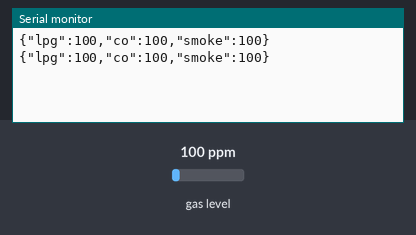
Bench run of a sketch on a simulated Arduino Uno, built with avr-gcc and run on an emulated ATmega328P. Parts: the last lines printed to the serial monitor. The test bench sets the inputs (shaded band); at power-on: gas level 100 ppm.

Above: at 1.7 s.
1.8 s: gas level set to 20 ppm
At 3.1 s:
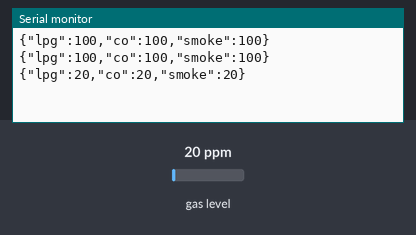
3.3 s: gas level set to 250 ppm
At 4.3 s:
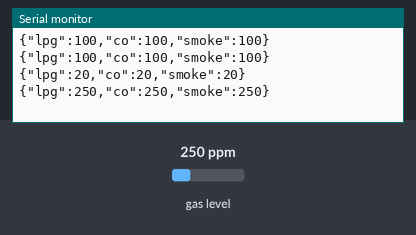
Timing chart, 0 to 6.3 s (numbered marks = the images above; inputs shaded):
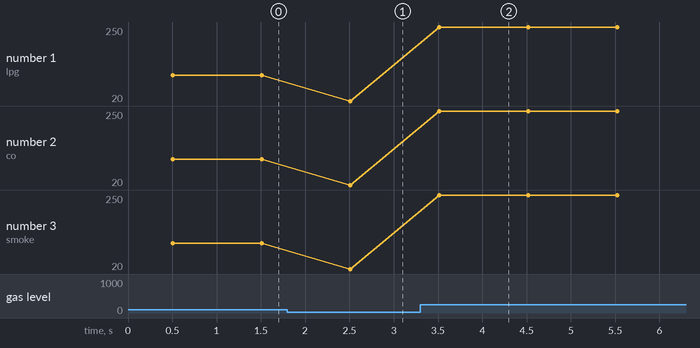

The sketch:

gas.ino
```cpp
#include <MQ2.h>

#include <Arduino_JSON.h>
//change this with the pin that you use
int pin = A0;
int lpg, co, smoke;

MQ2 mq2(pin);

void setup() {
  Serial.begin(9600);
  mq2.begin();
}

void loop() {
  JSONVar data;
  /*read the values from the sensor, it returns
  *an array which contains 3 values.
  * 1 = LPG in ppm
  * 2 = CO in ppm
  * 3 = SMOKE in ppm
  */
  float* values = mq2.read(false);  //set it false if you don't want to print the values in the Serial

  //lpg = values[0];
  lpg = mq2.readLPG();
  //co = values[1];
  co = mq2.readCO();
  //smoke = values[2];
  smoke = mq2.readSmoke();
  data["lpg"] = lpg;
  data["co"] = co;
  data["smoke"] = smoke;

  Serial.println(data);

  delay(1000);
}
```

Measured:
- after the input at 1.8 s, the serial monitor: prints a new line after 0.71 s (image 1)
- after the input at 3.3 s, the serial monitor: prints a new line after 0.21 s (image 2)
- plotted number 1: 100 → 20 after the input at 1.8 s, 20 → 250 after the input at 3.3 s
- plotted number 2: 100 → 20 after the input at 1.8 s, 20 → 250 after the input at 3.3 s
- plotted number 3: 100 → 20 after the input at 1.8 s, 20 → 250 after the input at 3.3 s
